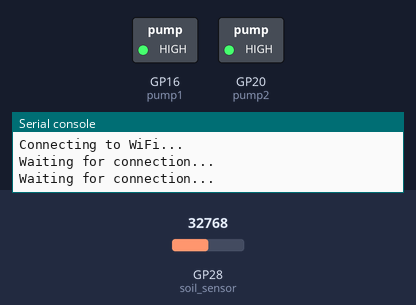
Recording of a program running on a simulated Raspberry Pi Pico running MicroPython. On the bench: switched loads named in the program (green lamp = pin HIGH), the last lines printed to the serial console. The inputs (shaded band) are chosen by the test bench; at power-on: GP28 (soil_sensor) = 32768 (analog values on the 0–65535 scale). WiFi joins after 1.5 s; web requests get an empty 200 reply after 0.4 s.

Above: at 1.2 s.
1.3 s: GP28 (soil_sensor) set to 39392
4.0 s: GP28 (soil_sensor) set to 40672
At 6.4 s:
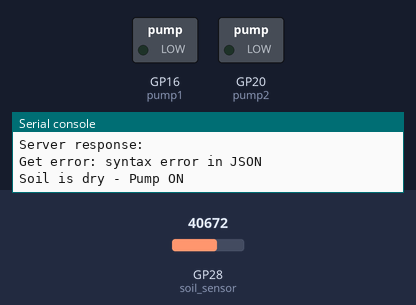
Timing chart, 0 to 7.9 s (numbered marks = the images above; inputs shaded):
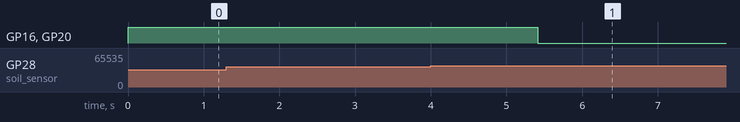

The program:

main.py
```python
import network
import time
import urequests
from machine import ADC, Pin


WIFI_SSID = "Redmi Note 12"
WIFI_PASSWORD = "jijijiji"

SERVER_IP_URL = "http://172.19.108.236:8000/"

wifi_status = False

soil_sensor = ADC(28)

pump1 = Pin(16, Pin.OUT)
pump2 = Pin(20, Pin.OUT)

pump1.value(1)
pump2.value(1)

off_delay = 10

THRES  = 40000


def connect_wifi():
    global wifi_status

    wlan = network.WLAN(network.STA_IF)
    wlan.active(True)

    if wlan.isconnected():
        wifi_status = True
        print("WiFi connected:", wlan.ifconfig()[0])
        return

    print("Connecting to WiFi...")
    wlan.connect(WIFI_SSID, WIFI_PASSWORD)

    timeout = 5
    while timeout > 0 and not wlan.isconnected():
        print("Waiting for connection...")
        time.sleep(1)
        timeout -= 1

    wifi_status = wlan.isconnected()

    if wifi_status:
        print("WiFi connected:", wlan.ifconfig()[0])
    else:
        print("WiFi failed")


def soil_data():
    value = soil_sensor.read_u16()
    voltage = value * 3.3 / 65535
    print("Soil Moisture Raw:", value, "Voltage:", round(voltage, 2))
    return value

def motor_on(delay):
    pump1.value(0)
    pump2.value(0)
    time.sleep(delay)
    pump1.value(1)
    pump2.value(1)


def control_pump(value, threshold, off_delay):
    if value > threshold:
        print("Soil is dry - Pump ON")
        motor_on(off_delay)
    else:
        print("Soil is wet - Pump OFF")
        pump1.value(1)
        pump2.value(1)


def send_data(data):

    payload = {
        "moisture": data
    }

    url = SERVER_IP_URL + "api/gardensensor/"

    print(url)

    r = None

    try:
        print(payload)
        r = urequests.post(url, json=payload , headers={"Content-Type": "application/json"})
        print("Server response:", r.text)

    except Exception as e:
        print("Send error:", e)

    finally:
        if r is not None:
            r.close()


def get_data():

    url = SERVER_IP_URL + "api/pump/"

    try:
        r = urequests.get(url)
        data = r.json()
        r.close()

        print(data)
        return data

    except Exception as e:
        print("Get error:", e)


def main():
    global THRES, off_delay

    while True:
        connect_wifi()

        soil = soil_data()

        pump_on = False

        if wifi_status:
            send_data(soil)
            data = get_data()

            if data:
                status = data.get("status")
                delay_hour = data.get("is_delay_hour")
                pump_on = data.get("pump_on")
                off_delay = data.get("off_delay" ,off_delay)
                threshold = data.get("threshold",THRES)

                THRES = threshold

                if status:
                    if delay_hour:
                        motor_on(off_delay)

        if pump_on:
            motor_on(off_delay)
        else:
            control_pump(soil, THRES, off_delay)

        time.sleep(0.5)


main()
```

Measured:
- the behaviour switches between 40000 and 40016 on GP28 (soil_sensor) (found by bisection; images 0 and 1)
- after the input at 4.0 s, GP16 (pump1), GP20 (pump2): HIGH → LOW after 1.4 s
